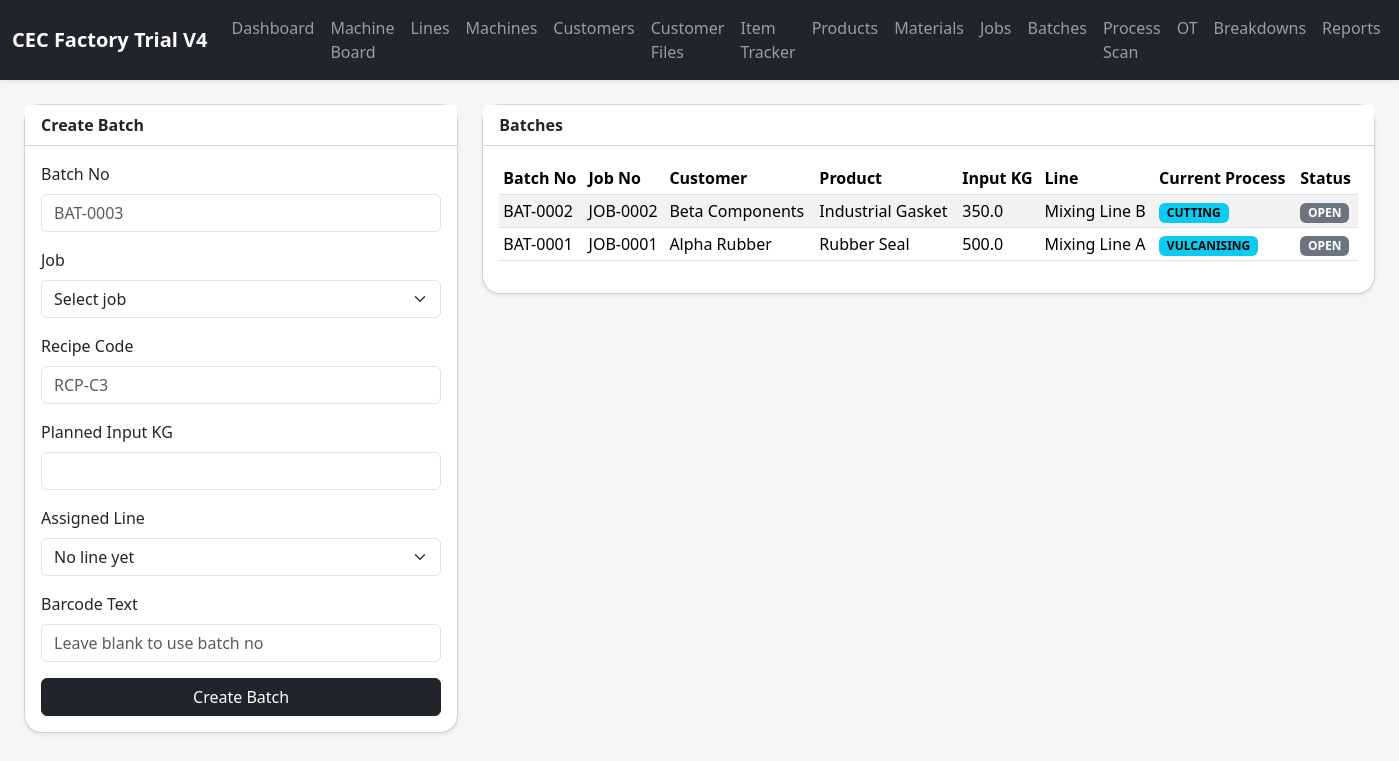
/batches, run on the app's committed database.
### tables this page shows
CREATE TABLE batches (
            id INTEGER PRIMARY KEY AUTOINCREMENT,
            batch_no TEXT UNIQUE NOT NULL,
            job_id INTEGER NOT NULL,
            recipe_code TEXT,
            planned_input_kg REAL NOT NULL,
            current_process TEXT NOT NULL DEFAULT 'NOT_STARTED',
            status TEXT NOT NULL DEFAULT 'OPEN',
            barcode_text TEXT NOT NULL,
            assigned_line_id INTEGER,
            created_at TEXT NOT NULL DEFAULT CURRENT_TIMESTAMP,
            FOREIGN KEY(job_id) REFERENCES jobs(id),
            FOREIGN KEY(assigned_line_id) REFERENCES production_lines(id)
        );

CREATE TABLE jobs (
            id INTEGER PRIMARY KEY AUTOINCREMENT,
            job_no TEXT UNIQUE NOT NULL,
            customer_id INTEGER NOT NULL,
            product_id INTEGER NOT NULL,
            planned_date TEXT NOT NULL,
            planned_qty_kg REAL NOT NULL,
            target_line_id INTEGER,
            source_customer_file_id INTEGER,
            source_customer_file_item_id INTEGER,
            remarks TEXT,
            status TEXT NOT NULL DEFAULT 'OPEN',
            created_at TEXT NOT NULL DEFAULT CURRENT_TIMESTAMP,
            FOREIGN KEY(customer_id) REFERENCES customers(id),
            FOREIGN KEY(product_id) REFERENCES products(id),
            FOREIGN KEY(target_line_id) REFERENCES production_lines(id),
            FOREIGN KEY(source_customer_file_id) REFERENCES customer_files(id),
            FOREIGN KEY(source_customer_file_item_id) REFERENCES customer_file_items(id)
        );

CREATE TABLE customers (
            id INTEGER PRIMARY KEY AUTOINCREMENT,
            code TEXT UNIQUE NOT NULL,
            name TEXT NOT NULL,
            created_at TEXT NOT NULL DEFAULT CURRENT_TIMESTAMP
        );

CREATE TABLE products (
            id INTEGER PRIMARY KEY AUTOINCREMENT,
            sku TEXT UNIQUE NOT NULL,
            name TEXT NOT NULL,
            unit TEXT NOT NULL DEFAULT 'KG',
            created_at TEXT NOT NULL DEFAULT CURRENT_TIMESTAMP
        );

CREATE TABLE production_lines (
            id INTEGER PRIMARY KEY AUTOINCREMENT,
            code TEXT UNIQUE NOT NULL,
            name TEXT NOT NULL,
            section_name TEXT NOT NULL,
            is_active INTEGER NOT NULL DEFAULT 1,
            created_at TEXT NOT NULL DEFAULT CURRENT_TIMESTAMP
        );

### app.py (the view, shortened to what this page needs)
@app.route('/batches', methods=['GET', 'POST'])
def batches():
    jobs_list = query_all(
        '''SELECT j.id, j.job_no, c.name AS customer_name, p.name AS product_name, j.planned_qty_kg, pl.name AS line_name
           FROM jobs j
           JOIN customers c ON j.customer_id = c.id
           JOIN products p ON j.product_id = p.id
           LEFT JOIN production_lines pl ON j.target_line_id = pl.id
           ORDER BY j.id DESC'''
    )
    lines_list = query_all('SELECT id, code, name FROM production_lines WHERE is_active = 1 ORDER BY section_name, code')
    rows = query_all(
        '''
        SELECT b.*, j.job_no, c.name AS customer_name, p.name AS product_name, pl.name AS line_name
        FROM batches b
        JOIN jobs j ON b.job_id = j.id
        JOIN customers c ON j.customer_id = c.id
        JOIN products p ON j.product_id = p.id
        LEFT JOIN production_lines pl ON b.assigned_line_id = pl.id
        ORDER BY b.id DESC
        '''
    )
    return render_template('batches.html', rows=rows, jobs=jobs_list, lines=lines_list)

### app.py (called while the page is built)
def get_db() -> sqlite3.Connection:
    if 'db' not in g:
        conn = sqlite3.connect(DB_PATH)
        conn.row_factory = sqlite3.Row
        g.db = conn
    return g.db

def query_all(sql: str, params: tuple = ()) -> list[sqlite3.Row]:
    cur = get_db().execute(sql, params)
    rows = cur.fetchall()
    cur.close()
    return rows

### templates/batches.html (shortened to what this page needs)
{% extends 'base.html' %}
{% block content %}
<div class="row g-4">
  <div class="col-lg-4">
    <div class="card shadow-sm">
      <div class="card-header bg-white"><strong>Create Batch</strong></div>
      <div class="card-body">
        <form method="post">
          <div class="mb-3"><label class="form-label">Batch No</label><input class="form-control" name="batch_no" placeholder="BAT-0003" required></div>
          <div class="mb-3"><label class="form-label">Job</label>
            <select class="form-select" name="job_id" required>
              <option value="">Select job</option>
            </select>
          </div>
          <div class="mb-3"><label class="form-label">Recipe Code</label><input class="form-control" name="recipe_code" placeholder="RCP-C3"></div>
          <div class="mb-3"><label class="form-label">Planned Input KG</label><input class="form-control" type="number" step="0.01" name="planned_input_kg" required></div>
          <div class="mb-3"><label class="form-label">Assigned Line</label>
            <select class="form-select" name="assigned_line_id">
              <option value="">No line yet</option>
            </select>
          </div>
          <div class="mb-3"><label class="form-label">Barcode Text</label><input class="form-control" name="barcode_text" placeholder="Leave blank to use batch no"></div>
          <button class="btn btn-dark w-100">Create Batch</button>
        </form>
      </div>
    </div>
  </div>
  <div class="col-lg-8">
    <div class="card shadow-sm">
      <div class="card-header bg-white"><strong>Batches</strong></div>
      <div class="card-body table-responsive">
        <table class="table table-striped table-sm align-middle">
          <thead><tr><th>Batch No</th><th>Job No</th><th>Customer</th><th>Product</th><th>Input KG</th><th>Line</th><th>Current Process</th><th>Status</th></tr></thead>
          <tbody>
            {% for row in rows %}
            <tr>
              <td>{{ row.batch_no }}</td>
              <td>{{ row.job_no }}</td>
              <td>{{ row.customer_name }}</td>
              <td>{{ row.product_name }}</td>
              <td>{{ row.planned_input_kg }}</td>
              <td>{{ row.line_name or '-' }}</td>
              <td><span class="badge text-bg-info">{{ row.current_process }}</span></td>
              <td><span class="badge text-bg-secondary">{{ row.status }}</span></td>
            </tr>
            {% else %}
            <tr><td colspan="8" class="text-center text-muted">No batches yet.</td></tr>
            {% endfor %}
          </tbody>
        </table>
      </div>
    </div>
  </div>
</div>
{% endblock %}

### static/style.css (style rules this page uses)
body { background: #f4f6f8; }
.card, .machine-tile { border-radius: 18px; }
.table thead th { white-space: nowrap; }

### data on the page
batches: batch_no "BAT-0002", job_no "JOB-0002", customer_name "Beta Components", product_name "Industrial Gasket", planned_input_kg "350.0", name "Mixing Line B", current_process "CUTTING", status "OPEN"
batches: batch_no "BAT-0001", job_no "JOB-0001", customer_name "Alpha Rubber", product_name "Rubber Seal", planned_input_kg "500.0", name "Mixing Line A", current_process "VULCANISING", status "OPEN"
